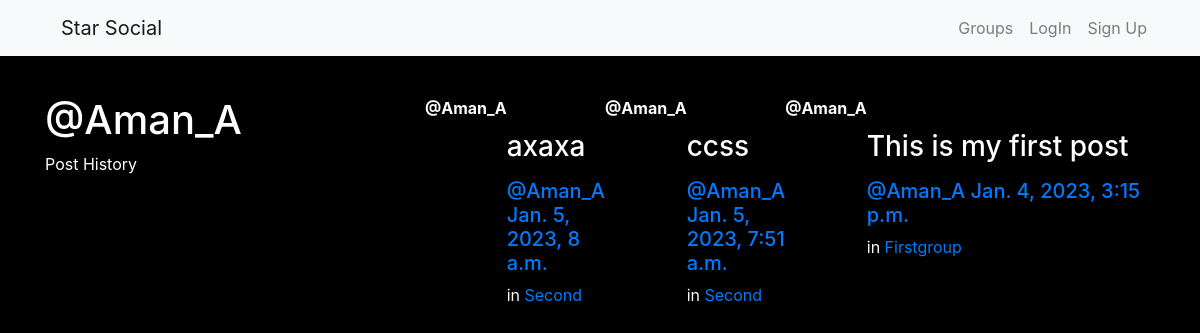
The app's page /posts/by/Aman_A/ with its own data.
### posts/models.py (models this page shows, shortened)
class Post(models.Model):
    user = models.ForeignKey(User, related_name="posts",on_delete=models.CASCADE)
    created_at = models.DateTimeField(auto_now=True)
    message = models.TextField()
    message_html = models.TextField(editable=False)
    group = models.ForeignKey(Group, related_name="posts",null=True, blank=True,on_delete=models.CASCADE)
    class Meta:
        ordering = ["-created_at"]
        unique_together = ["user", "message"]

### groups/models.py (models this page shows, shortened)
class Group(models.Model):
    name = models.CharField(max_length=255, unique=True)
    slug = models.SlugField(allow_unicode=True, unique=True)
    description = models.TextField(blank=True, default='')
    description_html = models.TextField(editable=False, default='', blank=True)
    members = models.ManyToManyField(User,through="GroupMember")
    class Meta:
        ordering = ["name"]

### posts/views.py (the view)
# urls.py: path("by/<str:username>/",views.UserPosts.as_view(),name="for_user"),
class UserPosts(generic.ListView):
    model = models.Post
    template_name = "posts/user_post_list.html"
    def get_queryset(self):
        try:
            self.post_user = User.objects.prefetch_related("posts").get(
                username__iexact=self.kwargs.get("username")
            )
        except User.DoesNotExist:
            raise Http404
        else:
            return self.post_user.posts.all()
    def get_context_data(self, **kwargs):
        context = super().get_context_data(**kwargs)
        context["post_user"] = self.post_user
        return context

### posts/templates/posts/user_post_list.html
{% extends "posts/post_base.html" %}
{% block prepost %}
<br><br><br>
<div class="col-md-4">
	<h1>@{{ post_user.username }}</h1>
	<p>Post History</p>
</div>
{% endblock %}
{% block post_content %}
<div class="col-md-8">
	{% for post in post_list %}
		{% include "posts/_post.html" %}
	{% endfor %}
</div>
{% endblock %}

### posts/templates/posts/post_base.html (shortened to what this page needs)
{% extends "base.html" %}
{% block content %}
<br><br><br><br>
<div class="posts-page">
	<div class="container">
		<div class="row">
			{% block prepost%}{% endblock %}
			{% block post_content %}{% endblock %}
		</div>
	</div>
</div>
{% endblock %}

### templates/base.html (shortened to what this page needs)
<!DOCTYPE html>
{% load static %}
<html lang="en">
<head>
    <link rel="stylesheet" href="https://cdn.jsdelivr.net/npm/bootstrap@4.6.2/dist/css/bootstrap.min.css">
    <link rel="stylesheet" href="//cdn.jsdelivr.net/medium-editor/latest/css/medium-editor.min.css" type="text/css" media="screen" charset="utf-8">
    <link rel = "stylesheet" href="{% static 'simplesocial/css/master.css' %}">
</head>
<body>
    <nav id="scroll" class="navbar navbar-expand-lg navbar-light bg-light fixed-top">
        <div class="container">
        <a class = "nav-link navbar-brand mynav" href="{% url 'home' %}">Star Social</a>
          <ul class="navbar-nav navbar-right">
            {% if user.is_authenticated %}
             <li class = "nav-item"><a class = "nav-link" href="{% url 'posts:create' %}">Post</a></li>
             <li class = "nav-item"><a class = "nav-link" href="{% url 'groups:all' %}">Groups</a></li>
             <li class = "nav-item"><a class = "nav-link" href="{% url 'groups:create' %}">Create Group</a></li>
             <li class = "nav-item"><a class = "nav-link" href="{% url 'accounts:logout' %}">Log Out</a></li>
            {% else %}
             <li class = "nav-item"><a class = "nav-link" href="{% url 'groups:all' %}">Groups</a></li>
             <li class = "nav-item"><a class = "nav-link" href="{% url 'accounts:login' %}">LogIn</a></li>
             <li class = "nav-item"><a class = "nav-link" href="{% url 'accounts:signup' %}">Sign Up</a></li>
             {% endif %}
          </ul>
          </div>
          </nav>
    {% block content %}
    {% endblock %}
</body>
</html>

### posts/templates/posts/_post.html (shortened to what this page needs)
<div class="media">
    <strong>@{{ post.user.username }}</strong>
    <div class="media-body">
	<div><h3 class="mt-0">&nbsp&nbsp&nbsp&nbsp&nbsp&nbsp&nbsp&nbsp&nbsp&nbsp&nbsp&nbsp{{ post.message_html|safe }}</h3>
        <div class="media-heading">
		<h5>
			<span class="username"><a href="{% url 'posts:for_user' username=post.user.username %}">@{{ post.user.username }}</a></span>
			<time class="time"><a href="{% url 'posts:single' username=post.user.username pk=post.pk %}">{{ post.created_at }}</a></time>
            </div>
            {% if post.group %}
			<span class="group-name"> in <a href="#">{{ post.group.name }}</a></span>
			{% endif %}
	</div>
</div>

### static/simplesocial/css/master.css (style rules this page uses)
body { margin: 0; overflow: hidden; background-color: black; color:white; overflow: scroll; }

### records on screen
Post: user.username "Aman_A", message_html "axaxa", created_at "Jan. 5, 2023, 8 a.m.", group.name "Second"
Post: user.username "Aman_A", message_html "ccss", created_at "Jan. 5, 2023, 7:51 a.m.", group.name "Second"
Post: user.username "Aman_A", message_html "This is my first post", created_at "Jan. 4, 2023, 3:15 p.m.", group.name "Firstgroup"

### other values on screen
{{ post_user.username }} "Aman_A"
